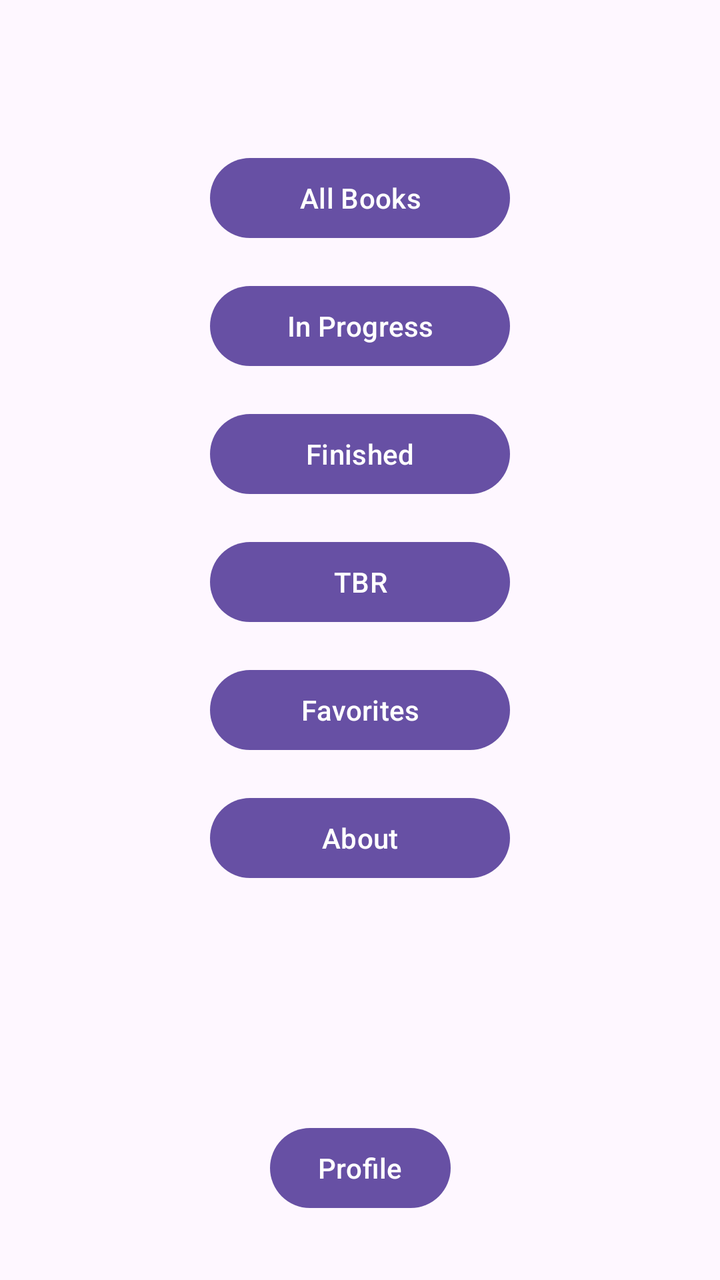
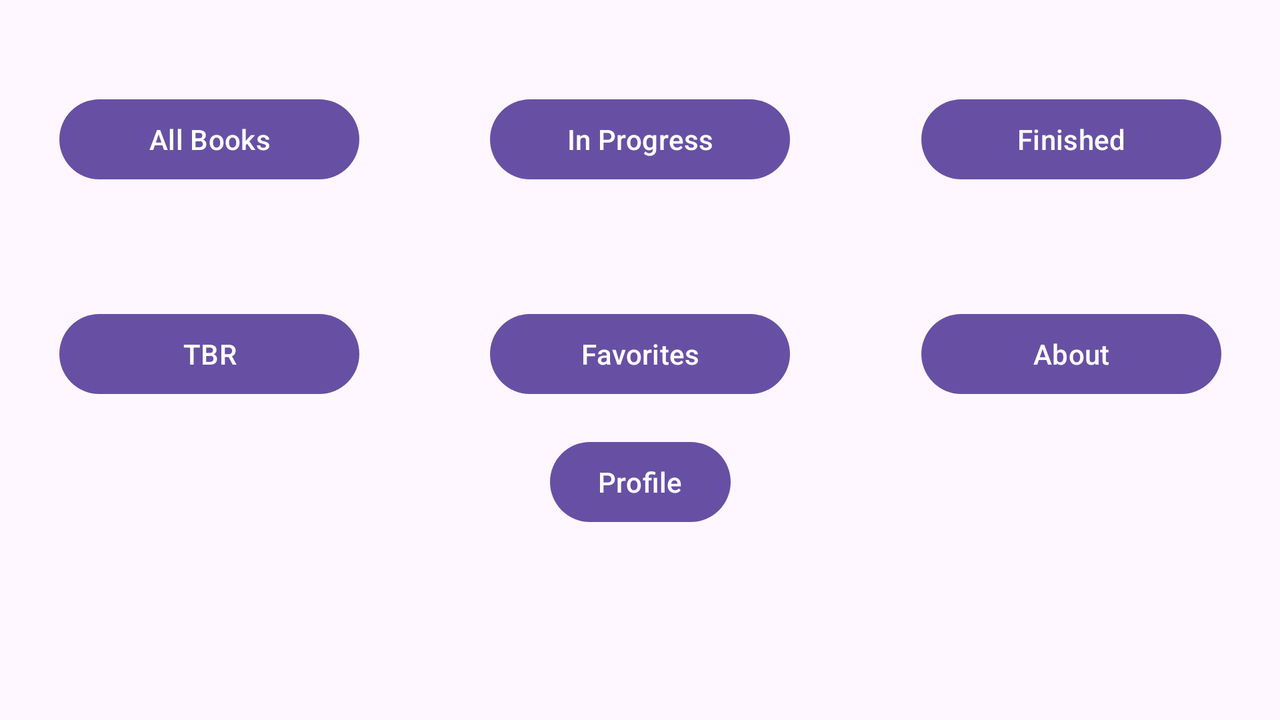

First picture: res/layout/ on a phone held upright. Second picture: the repository's own variant of that layout, on a device whose configuration matches the variant's folder. Source for both follows.
<!-- AndroidManifest.xml: application theme Theme.WhatToRead -->
<!-- res/layout/activity_main.xml -->
<?xml version="1.0" encoding="utf-8"?>
<androidx.constraintlayout.widget.ConstraintLayout xmlns:android="http://schemas.android.com/apk/res/android"
    xmlns:app="http://schemas.android.com/apk/res-auto"
    xmlns:tools="http://schemas.android.com/tools"
    android:layout_width="match_parent"
    android:layout_height="match_parent"
    tools:context=".MainActivity">


    <Button
        android:id="@+id/btnAllBooks"
        android:layout_width="150dp"
        android:layout_height="wrap_content"
        android:layout_marginTop="75dp"
        android:text="All Books"
        app:layout_constraintEnd_toEndOf="parent"
        app:layout_constraintStart_toStartOf="parent"
        app:layout_constraintTop_toTopOf="parent" />

    <Button
        android:id="@+id/btnCurrentlyReading"
        android:layout_width="150dp"
        android:layout_height="wrap_content"
        android:layout_marginTop="16dp"
        android:text="In Progress"
        app:layout_constraintEnd_toEndOf="@+id/btnAllBooks"
        app:layout_constraintStart_toStartOf="@+id/btnAllBooks"
        app:layout_constraintTop_toBottomOf="@+id/btnAllBooks" />

    <Button
        android:id="@+id/btnAlreadyRead"
        android:layout_width="150dp"
        android:layout_height="wrap_content"
        android:layout_marginTop="16dp"
        android:text="Finished"
        app:layout_constraintEnd_toEndOf="@+id/btnCurrentlyReading"
        app:layout_constraintStart_toStartOf="@+id/btnCurrentlyReading"
        app:layout_constraintTop_toBottomOf="@+id/btnCurrentlyReading" />

    <Button
        android:id="@+id/btnWantToRead"
        android:layout_width="150dp"
        android:layout_height="wrap_content"
        android:layout_marginTop="16dp"
        android:text="TBR"
        app:layout_constraintEnd_toEndOf="@+id/btnAlreadyRead"
        app:layout_constraintStart_toStartOf="@+id/btnAlreadyRead"
        app:layout_constraintTop_toBottomOf="@+id/btnAlreadyRead" />

    <Button
        android:id="@+id/btnFavorite"
        android:layout_width="150dp"
        android:layout_height="wrap_content"
        android:layout_marginTop="16dp"
        android:text="Favorites"
        app:layout_constraintEnd_toEndOf="@+id/btnWantToRead"
        app:layout_constraintStart_toStartOf="@+id/btnWantToRead"
        app:layout_constraintTop_toBottomOf="@+id/btnWantToRead" />



    <Button
        android:id="@+id/btnAbout"
        android:layout_width="150dp"
        android:layout_height="wrap_content"
        android:layout_marginTop="16dp"
        android:text="About"
        app:layout_constraintEnd_toEndOf="@+id/btnFavorite"
        app:layout_constraintStart_toStartOf="@+id/btnFavorite"
        app:layout_constraintTop_toBottomOf="@+id/btnFavorite" />

    <Button
        android:id="@+id/btnProfile"
        android:layout_width="wrap_content"
        android:layout_height="wrap_content"
        android:layout_marginBottom="32dp"
        android:text="Profile"
        app:layout_constraintBottom_toBottomOf="parent"
        app:layout_constraintEnd_toEndOf="parent"
        app:layout_constraintStart_toStartOf="parent" />


</androidx.constraintlayout.widget.ConstraintLayout>
<!-- resources referenced by this layout -->
<resources>
  <style name="Theme.WhatToRead" parent="Base.Theme.WhatToRead" />
  <style name="Base.Theme.WhatToRead" parent="Theme.Material3.Light">
          
          
  
          <item name="android:windowAnimationStyle">
              @style/CustomAnimation
          </item>
      </style>
  <style name="CustomAnimation" parent="@android:style/Animation.Activity">
  
          <item name="android:activityOpenEnterAnimation">
              @anim/slide_in
          </item>
  
          <item name="android:activityOpenExitAnimation">
              @anim/slide_out
          </item>
  
          <item name="android:activityCloseEnterAnimation">
              @anim/slide_out
          </item>
  
          <item name="android:activityCloseExitAnimation">
              @anim/slide_in
          </item>
      </style>
</resources>
<!-- res/layout-land/activity_main.xml (the repository's variant of the layout above) -->
<!-- drawn on the phone turned sideways -->
<?xml version="1.0" encoding="utf-8"?>
<androidx.constraintlayout.widget.ConstraintLayout xmlns:android="http://schemas.android.com/apk/res/android"
    xmlns:app="http://schemas.android.com/apk/res-auto"
    xmlns:tools="http://schemas.android.com/tools"
    android:layout_width="match_parent"
    android:layout_height="match_parent"
    tools:context=".MainActivity">


    <Button
        android:id="@+id/btnAllBooks"
        android:layout_width="150dp"
        android:layout_height="wrap_content"
        android:text="All Books"
        app:layout_constraintBottom_toTopOf="@+id/guideline8"
        app:layout_constraintEnd_toStartOf="@+id/guideline6"
        app:layout_constraintStart_toStartOf="parent"
        app:layout_constraintTop_toTopOf="parent" />

    <Button
        android:id="@+id/btnCurrentlyReading"
        android:layout_width="150dp"
        android:layout_height="wrap_content"
        android:text="In Progress"
        app:layout_constraintBottom_toTopOf="@+id/guideline8"
        app:layout_constraintEnd_toStartOf="@+id/guideline7"
        app:layout_constraintStart_toStartOf="@+id/guideline6"
        app:layout_constraintTop_toTopOf="parent" />

    <Button
        android:id="@+id/btnAlreadyRead"
        android:layout_width="150dp"
        android:layout_height="wrap_content"
        android:text="Finished"
        app:layout_constraintBottom_toTopOf="@+id/guideline8"
        app:layout_constraintEnd_toEndOf="parent"
        app:layout_constraintStart_toStartOf="@+id/guideline7"
        app:layout_constraintTop_toTopOf="parent" />

    <Button
        android:id="@+id/btnWantToRead"
        android:layout_width="150dp"
        android:layout_height="wrap_content"
        android:text="TBR"
        app:layout_constraintBottom_toTopOf="@+id/guideline9"
        app:layout_constraintEnd_toStartOf="@+id/guideline6"
        app:layout_constraintStart_toStartOf="parent"
        app:layout_constraintTop_toTopOf="@+id/guideline8" />

    <Button
        android:id="@+id/btnFavorite"
        android:layout_width="150dp"
        android:layout_height="wrap_content"
        android:text="Favorites"
        app:layout_constraintBottom_toTopOf="@+id/guideline9"
        app:layout_constraintEnd_toStartOf="@+id/guideline7"
        app:layout_constraintStart_toStartOf="@+id/guideline6"
        app:layout_constraintTop_toTopOf="@+id/guideline8" />



    <Button
        android:id="@+id/btnAbout"
        android:layout_width="150dp"
        android:layout_height="wrap_content"
        android:text="About"
        app:layout_constraintBottom_toTopOf="@+id/guideline9"
        app:layout_constraintEnd_toEndOf="parent"
        app:layout_constraintStart_toStartOf="@+id/guideline7"
        app:layout_constraintTop_toTopOf="@+id/guideline8" />

    <androidx.constraintlayout.widget.Guideline
        android:id="@+id/guideline6"
        android:layout_width="wrap_content"
        android:layout_height="wrap_content"
        android:orientation="vertical"
        app:layout_constraintGuide_begin="209dp" />

    <androidx.constraintlayout.widget.Guideline
        android:id="@+id/guideline7"
        android:layout_width="wrap_content"
        android:layout_height="wrap_content"
        android:orientation="vertical"
        app:layout_constraintGuide_end="209dp" />

    <androidx.constraintlayout.widget.Guideline
        android:id="@+id/guideline8"
        android:layout_width="wrap_content"
        android:layout_height="wrap_content"
        android:orientation="horizontal"
        app:layout_constraintGuide_begin="139dp" />

    <androidx.constraintlayout.widget.Guideline
        android:id="@+id/guideline9"
        android:layout_width="wrap_content"
        android:layout_height="wrap_content"
        android:orientation="horizontal"
        app:layout_constraintGuide_end="145dp" />

    <Button
        android:id="@+id/btnProfile"
        android:layout_width="wrap_content"
        android:layout_height="wrap_content"
        android:layout_marginTop="16dp"
        android:text="Profile"
        app:layout_constraintEnd_toEndOf="@+id/btnFavorite"
        app:layout_constraintStart_toStartOf="@+id/btnFavorite"
        app:layout_constraintTop_toBottomOf="@+id/btnFavorite" />


</androidx.constraintlayout.widget.ConstraintLayout>
